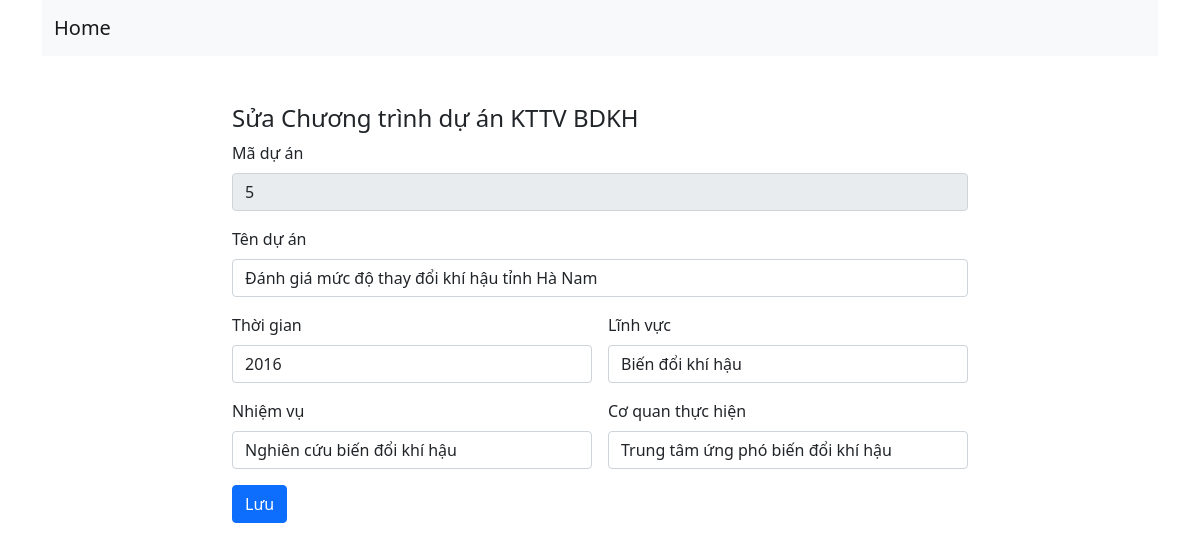
The app's page /index.php?controller=duan&action=edit&daid=5 with its own data.
### tables this page shows
CREATE TABLE `duan` (
  `maduan` int(20) UNSIGNED NOT NULL,
  `tenduan` varchar(255) NOT NULL,
  `namthuchien` int(4) NOT NULL,
  `linhvuc` varchar(50) NOT NULL,
  `nhiemvu` varchar(50) NOT NULL,
  `coquanthuchien` varchar(50) NOT NULL
);

### src/controller/DuanController.php (called while the page is built, shortened)
<?php
require_once 'model/DuanModel.php';
class DuanController{
    function edit(){
        $id = $_GET['daid'];
        $daModal = new DuanModal();
        $DA = $daModal->getDAById($id);
        require_once 'view/Duan/edit.php';
    }
}
?>

### src/index.php (called while the page is built, shortened)
<?php
    $action     = isset($_GET['action']) ? $_GET['action'] : 'index';
    $object = new $classController();
    $object->$action();
?>

### src/model/DuanModel.php (called while the page is built, shortened)
<?php
class DuanModal{
    public function connectDb() {
        $connection = mysqli_connect(DB_HOST, DB_USERNAME, DB_PASSWORD, DB_NAME);
        return $connection;
    }
    public function getDAById($da_id = null) {
        $connection = $this->connectDb();
        $querySelect = "SELECT * FROM duan WHERE maduan={$da_id}";
        $results = mysqli_query($connection, $querySelect);
        $daArr = [];
        if (mysqli_num_rows($results) > 0) {
            $das = mysqli_fetch_all($results, MYSQLI_ASSOC);
            $daArr = $das[0];
        }
        return $daArr;
    }
}
?>

### src/view/Duan/edit.php (the view, shortened to what this page needs)
<?php
require 'view/template/header.php'
?>
<main>
    <div class="container">
        <div class="row">
            <div class="col-md-8 ms-auto me-auto">
                <h4>Sửa Chương trình dự án KTTV BDKH</h4>
                <form class="row g-3 needs-validation" method="post" action="" novalidate>
                    <div class="col-md-12">
                        <label for="validationCustom01" class="form-label">Mã dự án</label>
                        <input type="text" class="form-control" name="maduan" id="validationCustom01" readonly value="<?php echo isset($_GET['daid']) ? $_GET['daid'] : $DA['maduan']?>" required>
                    </div>
                    <div class="col-md-12">
                        <label for="validationCustom01" class="form-label">Tên dự án</label>
                        <input type="text" class="form-control" name="tenduan" id="validationCustom01" value="<?php echo isset($_POST['tenduan']) ? $_POST['tenduan'] : $DA['tenduan']?>" required>
                    </div>
                    <div class="col-md-6">
                        <label for="validationCustom02" class="form-label">Thời gian</label>
                        <input type="text" class="form-control" name="namthuchien" id="validationCustom02" value="<?php echo isset($_POST['namthuchien']) ? $_POST['namthuchien'] : $DA['namthuchien']?>" required>
                    </div>
                    <div class="col-md-6">
                        <label for="validationCustom02" class="form-label">Lĩnh vực</label>
                        <input type="text" class="form-control" name="linhvuc" id="validationCustom02" value="<?php echo isset($_POST['linhvuc']) ? $_POST['linhvuc'] : $DA['linhvuc']?>" required>
                    </div>
                    <div class="col-md-6">
                        <label for="validationCustom02" class="form-label">Nhiệm vụ</label>
                        <input type="text" class="form-control" name="nhiemvu" id="validationCustom02" value="<?php echo isset($_POST['nhiemvu']) ? $_POST['nhiemvu'] : $DA['nhiemvu']?>" required>
                    </div>
                    <div class="col-md-6">
                        <label for="validationCustom02" class="form-label">Cơ quan thực hiện</label>
                        <input type="text" class="form-control" name="coquanthuchien" id="validationCustom02" value="<?php echo isset($_POST['coquanthuchien']) ? $_POST['coquanthuchien'] : $DA['coquanthuchien']?>" required>
                    </div>
                    <div class="col-12">
                        <button class="btn btn-primary" name="submit" type="submit">Lưu</button>
                    </div>
                </form>
            </div>
        </div>
    </div>
</main>

### records on screen
duan: tenduan "Đánh giá mức độ thay đổi khí hậu tỉnh Hà Nam", namthuchien "2016", linhvuc "Biến đổi khí hậu", nhiemvu "Nghiên cứu biến đổi khí hậu", coquanthuchien "Trung tâm ứng phó biến đổi khí hậu"
